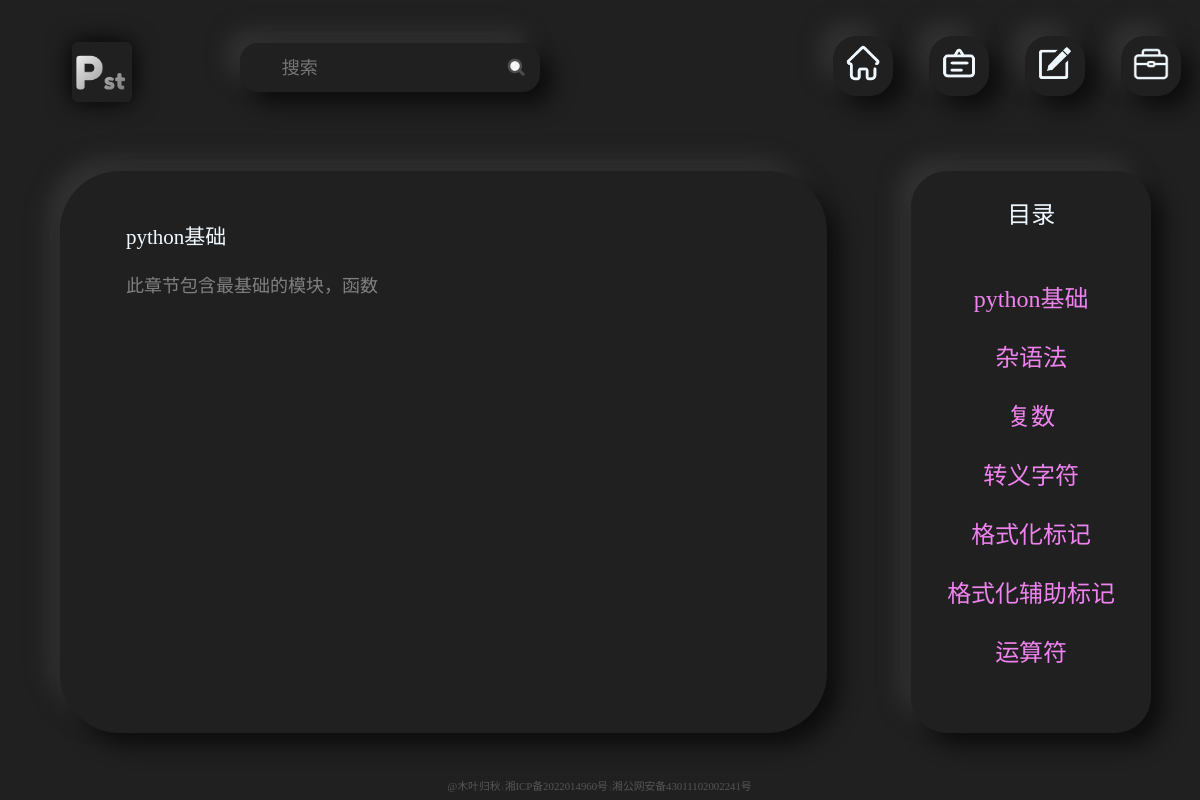
/app_1/1, run on the app's committed database.
### app_1/models.py (models this page shows, shortened)
class Contents(models.Model):
    headline = models.ForeignKey(Titles, on_delete=models.CASCADE, verbose_name='所属标题')
    name = models.CharField(max_length=20)
    content = models.CharField(max_length=60)
    class Meta:
        verbose_name = '内容'
        verbose_name_plural = '内容'

class Titles(models.Model):
    id = models.IntegerField(primary_key=True)
    title = models.CharField(max_length=20)
    class Meta:
        verbose_name = '目录'
        verbose_name_plural = '目录'

### app_1/views.py (the view)
# urls.py: path('app_1/', include('app_1.urls')),
def app_1(request, id):
    titles = Titles.objects.all()
    content_list = Contents.objects.filter(headline__id=id)
    return render(request, 'app_1.html', locals())

### templates/app_1.html (shortened to what this page needs)
{% extends "base.html" %}
{% block static %}
    {% load static %}
    <link rel="stylesheet" href="{% static "app_1/app_1.css" %}">
{% endblock %}
{% block body %}
    <div class="app_1_warp">
        <div class="left">
            <div class="content">
                <div class="dodo">
                    {% for it in content_list%}
                        <div>
                        <p class="name">{{ it.name }}</p>
                        <p>{{ it.content }}</p>
                        </div>
                {% endfor %}
                </div>
            </div>
        </div>
        <div class="right">
            <p>目录</p>
            <div class="catalog">
                {% for it in titles %}
                    <p><a href="{% url 'app_1' it.id %}">{{ it.title }}</a></p>
                {% endfor %}
            </div>
        </div>
    </div>
{% endblock %}

### publicStatic/base.css (style rules this page uses)
html { font-size: 10px; font-family: 微软雅黑; }
body { background-color: #202020; padding: 0; margin: 0; }

### publicStatic/app_1/app_1.css (style rules this page uses)
.app_1_warp { width: 100%; height: 80%; top: 15%; left: 0; position: absolute; }
.left { width: 64%; height: 88%; left: 5%; top: 8%; position: absolute; }
.content { width: 100%; height: 100%; top: 0; position: absolute; border-radius: 10rem; box-shadow: 2rem 2rem 3.5rem #0d0d0d, -2rem -2rem 3.5rem #333333; }
.dodo { width: 90%; height: 90%; left: 5%; top: 5%; position: absolute; overflow-y: scroll; }
.dodo div { width: 45%; height: 20rem; margin-left: 4%; float: left; }
.dodo p { font-size: 3rem; color: gray; }
.dodo .name { color: aliceblue; font-size: 3.5rem; }
.right { width: 20%; height: 88%; background-color: #202020; right: 4%; top: 8%; position: absolute; border-radius: 6rem; box-shadow: 2rem 2rem 3.5rem #0d0d0d, -2rem -2rem 3.5rem #333333; }
.right p { text-align: center; font-size: 4rem; color: aliceblue; }
.catalog { height: 75%; width: 80%; left: 10%; bottom: 10%; position: absolute; overflow-y: scroll; overflow-x: hidden; }
.catalog a { text-decoration: none; color: violet; }

### data on the page
Contents: name "python基础", content "此章节包含最基础的模块，函数"
Titles: title "python基础"
Titles: title "杂语法"
Titles: title "复数"
Titles: title "转义字符"
Titles: title "格式化标记"
Titles: title "格式化辅助标记"
Titles: title "运算符"
